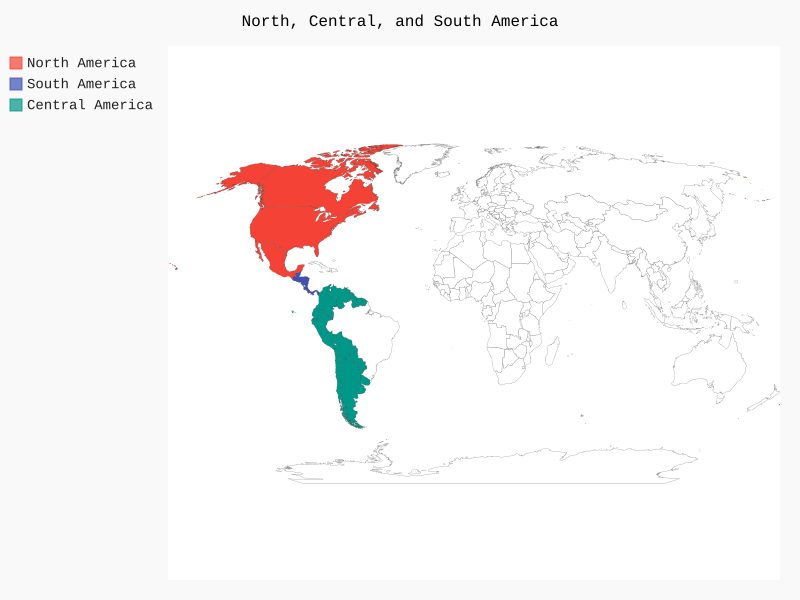

Write the Python code that produced this figure.
from pygal_maps_world.maps import World

wm = World()
wm.title = 'North, Central, and South America'
wm.add("North America", ['ca', 'mx', 'us'])
wm.add("South America", ['bz', 'cr', 'gt', 'hn', 'ni', 'pa', 'sv'])
wm.add("Central America", ['ar', 'bo', 'cl', 'co', 'ec', 'gf', 'gy', 'pe', 'py', 'sr', 'uy', 've'])

wm.render_to_file('americas.svg')
